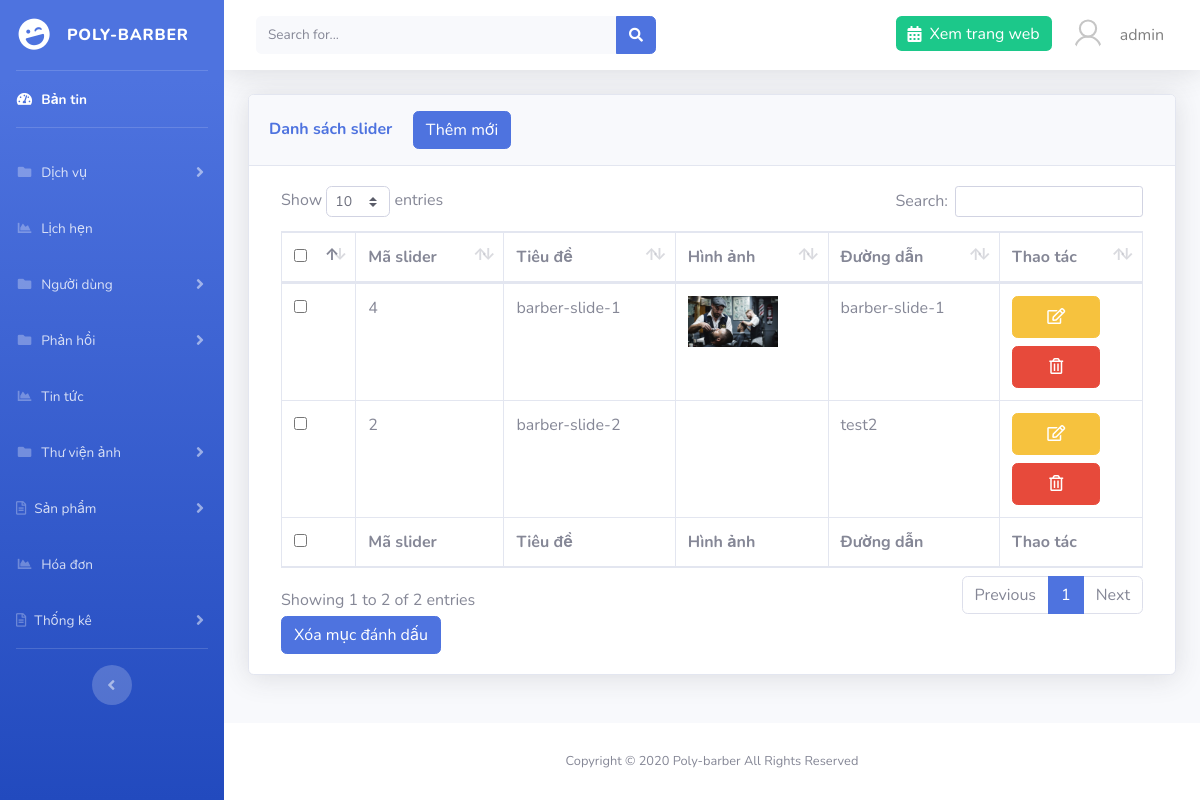
The app's page /admin/?page=slider (signed in), older data.
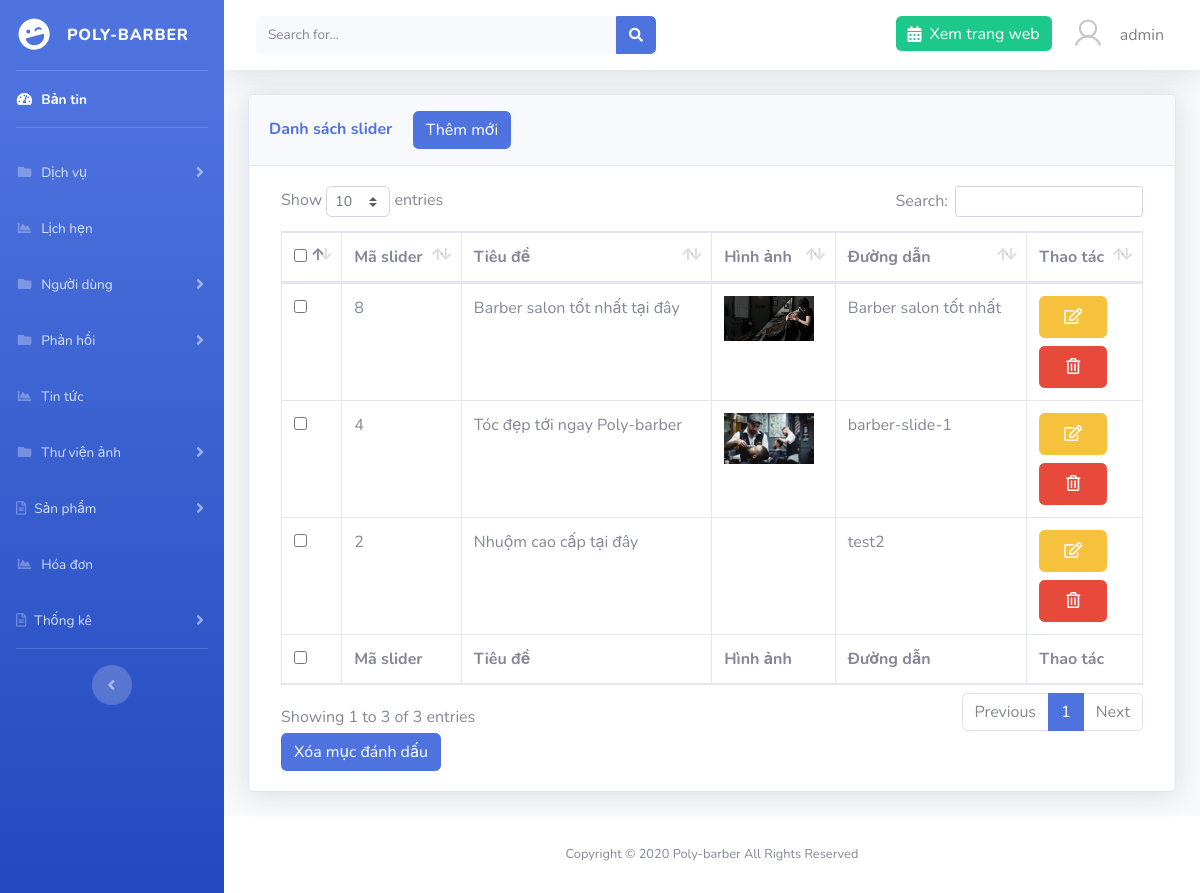
The same page, newer data.
### tables this page shows
CREATE TABLE `libraries` (
  `id` int(11) NOT NULL,
  `name` varchar(191) NOT NULL,
  `images` varchar(191) NOT NULL,
  `link` varchar(191) NOT NULL,
  `role` bit(1) NOT NULL
);

### libs/database.php (called while the page is built, shortened)
<?php
function connection()
{
    try {
        $conn = new PDO("mysql:host=localhost; dbname=barber; charset=utf8", "root", "");
    } catch (PDOException $e) {
        echo "Lỗi Kết nối" . $e->getMessage();
    }
    return $conn;
}
function query_exe($sql) {
    $conn = connection();
    try {
        $stmt = $conn->prepare($sql);
        $stmt->execute();
        $result = $stmt->fetchAll(PDO::FETCH_ASSOC);
        return $result;
    } catch (PDOException $e) {
        echo "Lỗi dữ liệu" . $e->getMessage();
    } finally {
        unset($conn);
    }
}

### libs/libraries.php (called while the page is built, shortened)
<?php
require_once "database.php";
function list_all_library($role){
    $sql = "SELECT * from libraries where role = $role order by id desc";
    return query_exe($sql);
}

### admin/libraries/sliders/index.php (the view, shortened to what this page needs)
<?php
$result = list_all_library(0);
?>
<div class="container-fluid">
    <div class="card shadow mb-4">
        <div class="card-header py-3">
            <h6 class="m-0 font-weight-bold text-primary">Danh sách slider <a href="<?= ROOT ?>admin/?page=slider&action=add" class="btn btn-primary ml-3">Thêm mới</a></h6>
        </div>
        <div class="card-body">
            <div class="table-responsive">
                <form action="" method="POST" class="col-12">
                    <table class="table table-bordered" id="dataTable" width="100%" cellspacing="0">
                        <thead>
                            <tr>
                                <th>
                                    <input type="checkbox" name="checkall" class="checkall">
                                </th>
                                <th>Mã slider</th>
                                <th>Tiêu đề</th>
                                <th>Hình ảnh</th>
                                <th>Đường dẫn</th>
                                <th>Thao tác</th>
                            </tr>
                        </thead>
                        <tfoot>
                            <tr>
                            <th>
                                    <input type="checkbox" name="checkall" class="checkall">
                                </th>
                                <th>Mã slider</th>
                                <th>Tiêu đề</th>
                                <th>Hình ảnh</th>
                                <th>Đường dẫn</th>
                                <th>Thao tác</th>
                            </tr>
                        </tfoot>
                        <tbody>
                            <?php foreach ($result as $r) : ?>
                                <tr>
                                    <td>
                                        <input type="checkbox" name="id[]"  value="<?= $r['id'] ?>">
                                    </td>
                                    <td><?= $r['id'] ?></td>
                                    <td><?= $r['name'] ?></td>
                                    <td>
                                        <img src="../images/sliders/<?= $r['images'] ?>" width="90" alt="">
                                    </td>
                                    <td><?=$r['link']?></td>
                                    <td>
                                        <a href="<?= ROOT ?>admin/?page=slider&action=edit&id=<?= $r['id'] ?>" class="btn btn-warning d-block p-2 w-75 mb-2"><i class="far fa-edit"></i></a>
                                        <a href="<?= ROOT ?>admin/?page=slider&id=<?= $r['id'] ?>" onclick="return confirm('Bạn có chắc muốn xóa không')" class="btn btn-danger d-block p-2 w-75"><i class="far fa-trash-alt"></i></a>
                                    </td>
                                </tr>
                            <?php endforeach; ?>
                        </tbody>
                    </table>
                    <button type="submit" class="btn btn-primary" id="btndel-category" name="btn-del">Xóa mục đánh dấu</button>
                </form>
            </div>
        </div>
    </div>
</div>

Row changes from the older to the newer data that the page shows:
added libraries: id "8", name "Barber salon tốt nhất tại đây", images (picture), link "Barber salon tốt nhất"
changed libraries "barber-slide-1": name "barber-slide-1" → "Tóc đẹp tới ngay Poly-barber"
changed libraries "test2": name "barber-slide-2" → "Nhuộm cao cấp tại đây"
Text that changed along with them:
text written by a page script: "Show entries Search: Showing 1 to 2 of 2 entries Previous 1 Next" → "Show entries Search: Showing 1 to 3 of 3 entries Previous 1 Next"
